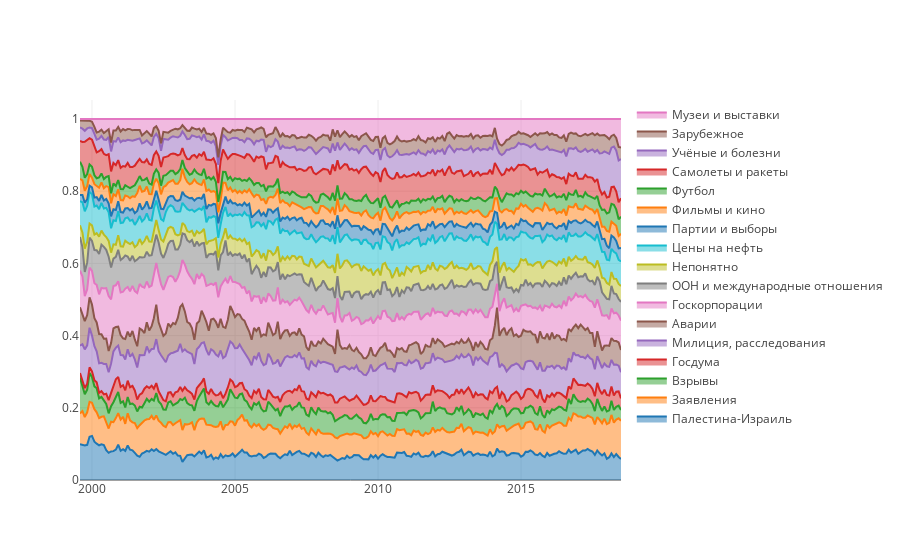

Write notebook code for a chart like this one.
### Code cell
layout = go.Layout(
    showlegend=True
)
fig = dict(data=plotly_data, layout=layout)
py.iplot(fig)

### Figure 1 — Plotly figure (JSON) as saved in the notebook; plotly's stock layout.template omitted (floating-point values rounded to 4 significant figures; data arrays with more than 128 entries replaced by an {"elided": "..."} marker saying what was removed)
{"data": [{"mode": "lines", "name": "Палестина-Израиль", "stackgroup": "one", "type": "scatter", "uid": "55eede62-cabd-11e8-b731-309c2384bdbc", "x": {"elided": "228 str values"}, "y": {"elided": "228 float values"}}, {"mode": "lines", "name": "Заявления", "stackgroup": "one", "type": "scatter", "uid": "55eede63-cabd-11e8-b6a6-309c2384bdbc", "x": {"elided": "228 str values"}, "y": {"elided": "228 float values"}}, {"mode": "lines", "name": "Взрывы", "stackgroup": "one", "type": "scatter", "uid": "55ef04f6-cabd-11e8-b627-309c2384bdbc", "x": {"elided": "228 str values"}, "y": {"elided": "228 float values"}}, {"mode": "lines", "name": "Госдума", "stackgroup": "one", "type": "scatter", "uid": "55ef04f7-cabd-11e8-985b-309c2384bdbc", "x": {"elided": "228 str values"}, "y": {"elided": "228 float values"}}, {"mode": "lines", "name": "Милиция, расследования", "stackgroup": "one", "type": "scatter", "uid": "55ef04f8-cabd-11e8-9261-309c2384bdbc", "x": {"elided": "228 str values"}, "y": {"elided": "228 float values"}}, {"mode": "lines", "name": "Аварии", "stackgroup": "one", "type": "scatter", "uid": "55ef04f9-cabd-11e8-a02b-309c2384bdbc", "x": {"elided": "228 str values"}, "y": {"elided": "228 float values"}}, {"mode": "lines", "name": "Госкорпорации", "stackgroup": "one", "type": "scatter", "uid": "55ef04fa-cabd-11e8-bb4a-309c2384bdbc", "x": {"elided": "228 str values"}, "y": {"elided": "228 float values"}}, {"mode": "lines", "name": "ООН и международные отношения", "stackgroup": "one", "type": "scatter", "uid": "55ef04fb-cabd-11e8-8488-309c2384bdbc", "x": {"elided": "228 str values"}, "y": {"elided": "228 float values"}}, {"mode": "lines", "name": "Непонятно", "stackgroup": "one", "type": "scatter", "uid": "55ef04fc-cabd-11e8-93f4-309c2384bdbc", "x": {"elided": "228 str values"}, "y": {"elided": "228 float values"}}, {"mode": "lines", "name": "Цены на нефть", "stackgroup": "one", "type": "scatter", "uid": "55ef04fd-cabd-11e8-9b99-309c2384bdbc", "x": {"elided": "228 str values"}, "y": {"elided": "228 float values"}}, {"mode": "lines", "name": "Партии и выборы", "stackgroup": "one", "type": "scatter", "uid": "55ef04fe-cabd-11e8-9707-309c2384bdbc", "x": {"elided": "228 str values"}, "y": {"elided": "228 float values"}}, {"mode": "lines", "name": "Фильмы и кино", "stackgroup": "one", "type": "scatter", "uid": "55ef04ff-cabd-11e8-a96e-309c2384bdbc", "x": {"elided": "228 str values"}, "y": {"elided": "228 float values"}}, {"mode": "lines", "name": "Футбол", "stackgroup": "one", "type": "scatter", "uid": "55ef0500-cabd-11e8-ad9d-309c2384bdbc", "x": {"elided": "228 str values"}, "y": {"elided": "228 float values"}}, {"mode": "lines", "name": "Самолеты и ракеты", "stackgroup": "one", "type": "scatter", "uid": "55ef0501-cabd-11e8-8e39-309c2384bdbc", "x": {"elided": "228 str values"}, "y": {"elided": "228 float values"}}, {"mode": "lines", "name": "Учёные и болезни", "stackgroup": "one", "type": "scatter", "uid": "55ef0502-cabd-11e8-a7b2-309c2384bdbc", "x": {"elided": "228 str values"}, "y": {"elided": "228 float values"}}, {"mode": "lines", "name": "Зарубежное", "stackgroup": "one", "type": "scatter", "uid": "55ef0503-cabd-11e8-8943-309c2384bdbc", "x": {"elided": "228 str values"}, "y": {"elided": "228 float values"}}, {"mode": "lines", "name": "Музеи и выставки", "stackgroup": "one", "type": "scatter", "uid": "55ef0504-cabd-11e8-9b9f-309c2384bdbc", "x": {"elided": "228 str values"}, "y": {"elided": "228 float values"}}], "layout": {"showlegend": true}}
